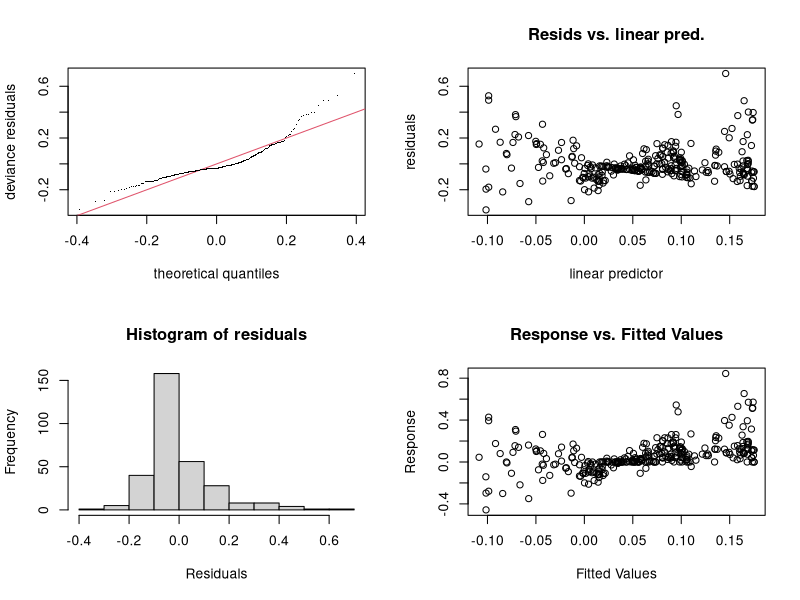
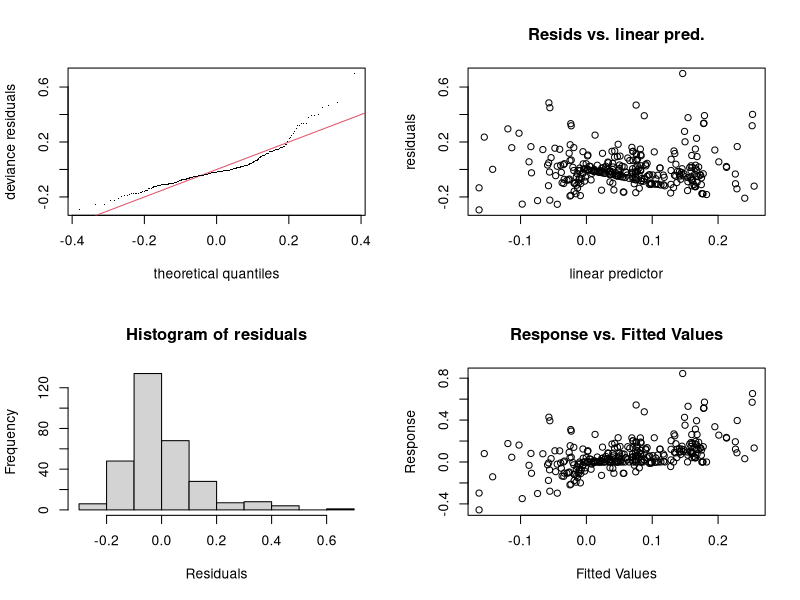
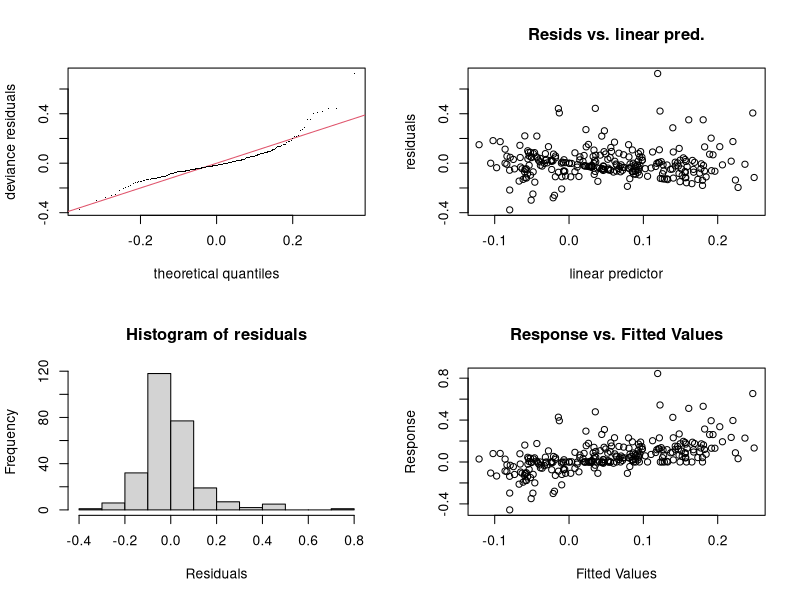
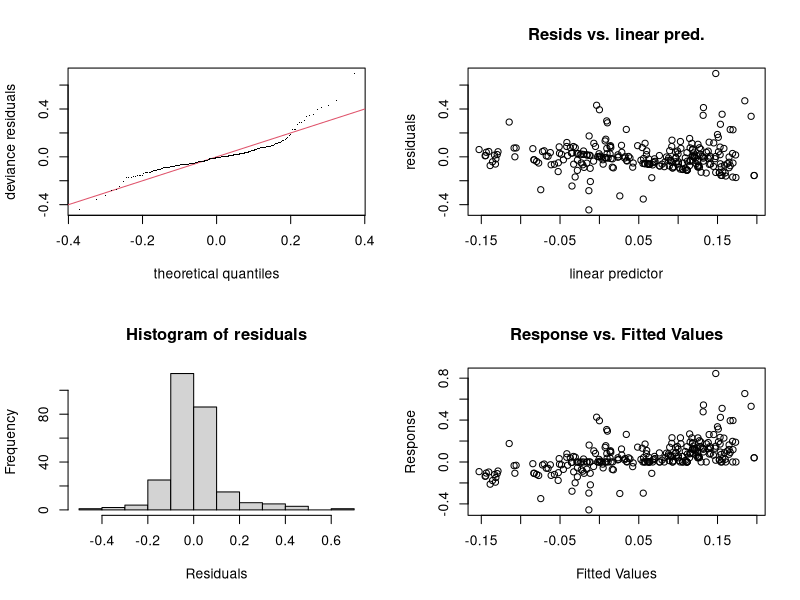
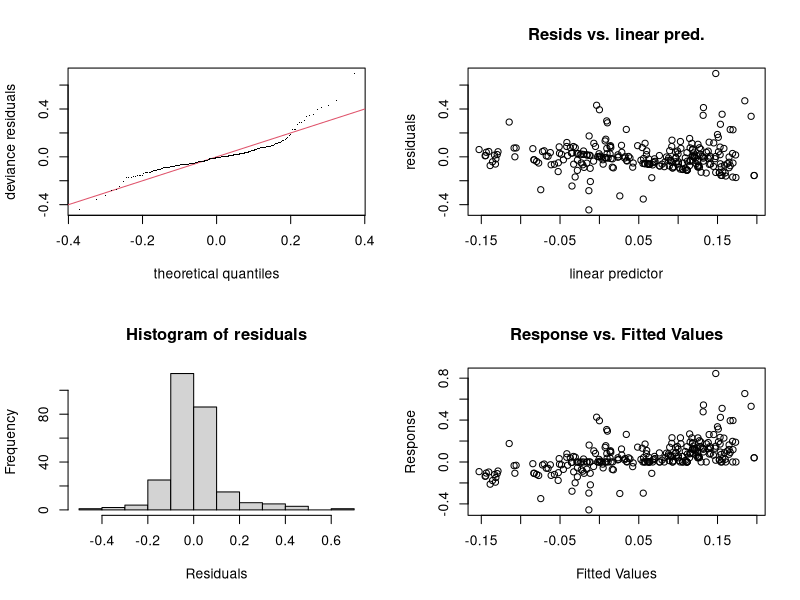
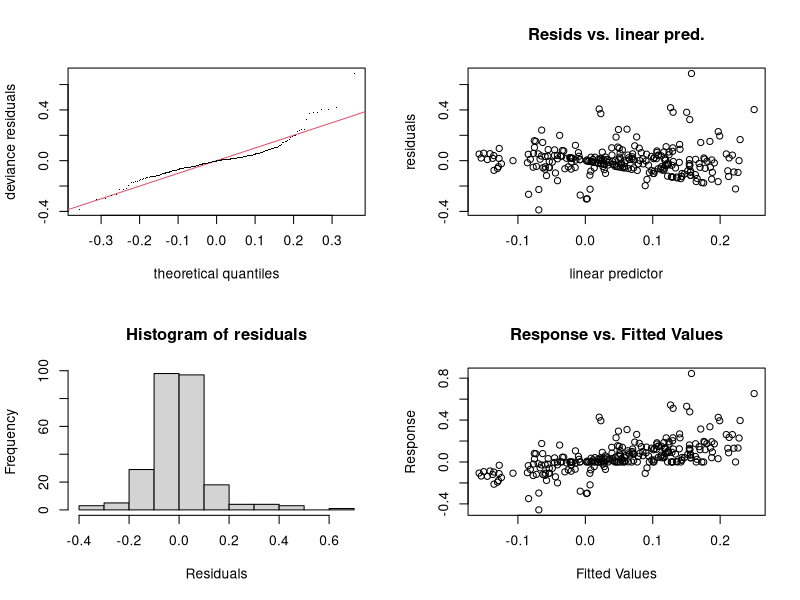
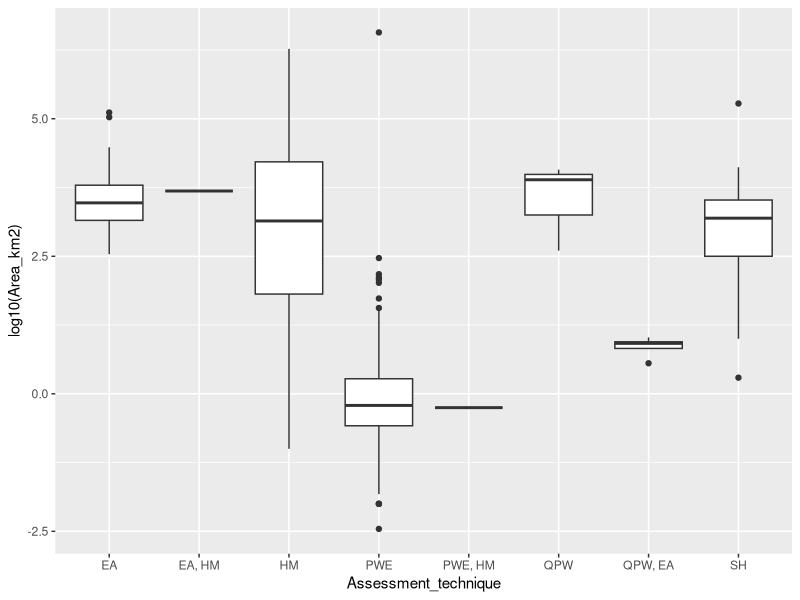
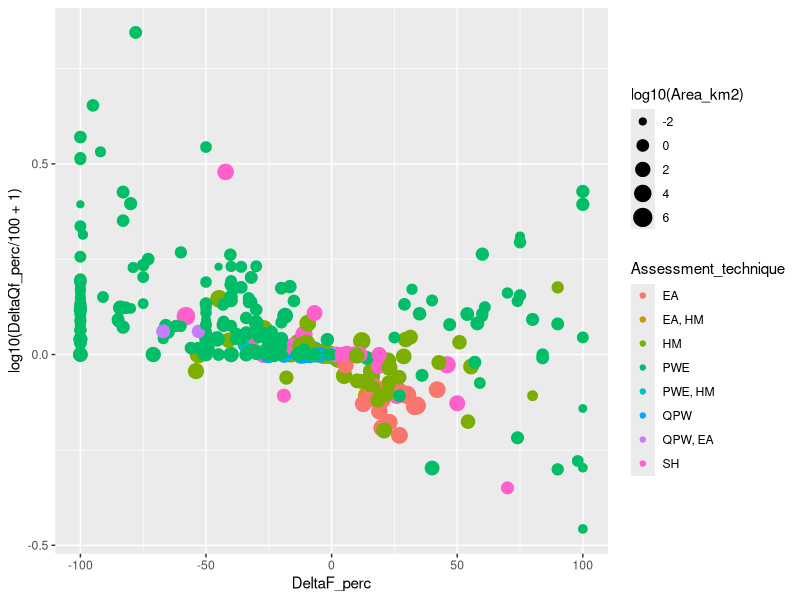

R code for these plots, in order:
## ---- chunk 1
require(tidyverse)
require(lubridate)

Zhang_small <- read_csv("data/TablesZhangetal2017_small.csv")
Zhang_large <- read_csv("data/TablesZhangetal2017_large.csv")
## ---- chunk 2
names(Zhang_small)[3:4] <- c("Area_km2", "Pa_mm")
names(Zhang_large)[3:4] <- c("Area_km2", "Pa_mm")
names(Zhang_small)[5:6] <- c("Forest_type", "Hydrological_regime")
names(Zhang_large)[5:6] <- c("Forest_type", "Hydrological_regime")
names(Zhang_small)[9:10] <- c("Precip_data_type", "Assessment_technique")
names(Zhang_large)[9:10] <- c("Precip_data_type", "Assessment_technique")
## ---- chunk 3
Zhang_small$From <- as.numeric(Zhang_small$From)
Zhang_small$To <- as.numeric(Zhang_small$To)
Zhang_all <- bind_rows(Zhang_large,Zhang_small)
## ---- chunk 4
require(mgcv)
linear_model_all_log <- gam(log10(DeltaQf_perc/100+1) ~ DeltaF_perc + Area_km2 + Pa_mm, data = Zhang_all)
summary(linear_model_all_log)
gam.check(linear_model_all_log)
## ---- chunk 5
linear_model_all_log <- gam(log10(DeltaQf_perc/100+1) ~ DeltaF_perc + Area_km2 + Pa_mm + Latitude + Longitude, data = Zhang_all)
summary(linear_model_all_log)
gam.check(linear_model_all_log)
## ---- chunk 6
Zhang_all <- Zhang_all %>%
  mutate(length = To - From)
linear_model_all_log <- gam(log10(DeltaQf_perc/100 + 1) ~ DeltaF_perc + log10(Area_km2) + Pa_mm +  Latitude + Longitude + From + length, data = Zhang_all)
summary(linear_model_all_log)
gam.check(linear_model_all_log)
## ---- chunk 7


linear_model_all_log <- gam(log10(DeltaQf_perc/100 + 1) ~ DeltaF_perc + s(Area_km2, k=3) + s(Pa_mm, k=3) + s(From,k = 3) + s(length, k=3) + Precip_data_type + Assessment_technique + Forest_type + Hydrological_regime, data = Zhang_all)
summary(linear_model_all_log)
gam.check(linear_model_all_log)
## ---- chunk 8


linear_model_all_log <- gam(log10(DeltaQf_perc/100 + 1) ~ DeltaF_perc + s(Area_km2, k=3) + s(Pa_mm, k=3) + s(From,k = 3) + s(length, k=3) + Precip_data_type + Assessment_technique + Forest_type + Hydrological_regime, data = Zhang_all)
summary(linear_model_all_log)
gam.check(linear_model_all_log)
## ---- chunk 9

linear_model_all_log <- gam(log10(DeltaQf_perc/100 + 1) ~ DeltaF_perc + log10(Area_km2) + s(Pa_mm, k=3) + From + length + Precip_data_type + Assessment_technique + Forest_type + Hydrological_regime + Latitude + Longitude, data = Zhang_all)
summary(linear_model_all_log)
gam.check(linear_model_all_log)
## ---- chunk 10
Zhang_all %>%
  ggplot(aes(Assessment_technique,log10(Area_km2))) + geom_boxplot()
## ---- chunk 11
Zhang_all %>%
  ggplot(aes(DeltaF_perc, log10(DeltaQf_perc/100 + 1), colour = Assessment_technique,size = log10(Area_km2))) + geom_point()
## ---- chunk 12
tiff("flow_forest_byArea.tiff", width = 2000, height = 1400, res = 300)
Zhang_all %>%
  ggplot(aes(DeltaF_perc/100, (DeltaQf_perc/100 + 1), colour = Assessment_technique, size = log10(Area_km2))) + geom_point() +
  theme_bw() + ylab("log10 (fractional change in flow + 1)") +
  xlab("fractional change in forestry") + scale_y_log10() + scale_size_continuous(name = "log10 Area in km2") +
  scale_colour_discrete(name = "Assessment Technique")
dev.off()
## ---- chunk 13
Zhang_all %>%
  ggplot(aes(Latitude, log10(DeltaQf_perc/100 + 1), colour = DeltaF_perc,size = log10(Area_km2))) + geom_point()
## ---- chunk 14
Zhang_all %>%
  ggplot(aes(Area_km2)) + geom_histogram(fill="blue", bins =50) +
  scale_x_log10()
total <- nrow(Zhang_all)
length(Zhang_all$Area_km2[Zhang_all$Area_km2<10])/total
